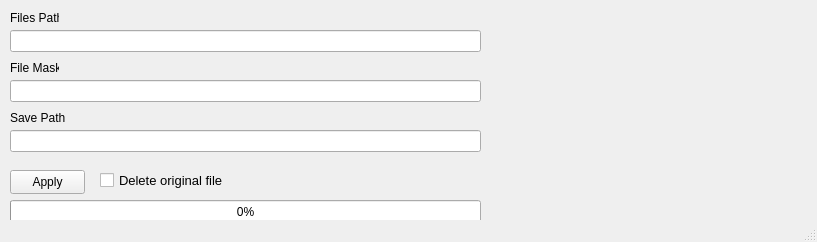
<?xml version="1.0" encoding="UTF-8"?>
<ui version="4.0">
 <class>MainWindow</class>
 <widget class="QMainWindow" name="MainWindow">
  <property name="geometry">
   <rect>
    <x>0</x>
    <y>0</y>
    <width>817</width>
    <height>242</height>
   </rect>
  </property>
  <property name="windowTitle">
   <string>MainWindow</string>
  </property>
  <widget class="QWidget" name="centralwidget">
   <widget class="QLabel" name="label">
    <property name="geometry">
     <rect>
      <x>10</x>
      <y>10</y>
      <width>49</width>
      <height>16</height>
     </rect>
    </property>
    <property name="text">
     <string>Files Path</string>
    </property>
   </widget>
   <widget class="QLineEdit" name="filesPathField">
    <property name="geometry">
     <rect>
      <x>10</x>
      <y>30</y>
      <width>471</width>
      <height>22</height>
     </rect>
    </property>
   </widget>
   <widget class="QLabel" name="label_2">
    <property name="geometry">
     <rect>
      <x>10</x>
      <y>60</y>
      <width>49</width>
      <height>16</height>
     </rect>
    </property>
    <property name="text">
     <string>File Mask</string>
    </property>
   </widget>
   <widget class="QLineEdit" name="filesMaskField">
    <property name="geometry">
     <rect>
      <x>10</x>
      <y>80</y>
      <width>471</width>
      <height>22</height>
     </rect>
    </property>
   </widget>
   <widget class="QPushButton" name="applyButton">
    <property name="geometry">
     <rect>
      <x>10</x>
      <y>170</y>
      <width>75</width>
      <height>24</height>
     </rect>
    </property>
    <property name="text">
     <string>Apply</string>
    </property>
   </widget>
   <widget class="QCheckBox" name="deleteOriginalFileBox">
    <property name="geometry">
     <rect>
      <x>100</x>
      <y>170</y>
      <width>161</width>
      <height>21</height>
     </rect>
    </property>
    <property name="font">
     <font>
      <pointsize>10</pointsize>
     </font>
    </property>
    <property name="mouseTracking">
     <bool>false</bool>
    </property>
    <property name="text">
     <string>Delete original file</string>
    </property>
   </widget>
   <widget class="QLineEdit" name="filesSaveField">
    <property name="geometry">
     <rect>
      <x>10</x>
      <y>130</y>
      <width>471</width>
      <height>22</height>
     </rect>
    </property>
   </widget>
   <widget class="QLabel" name="label_3">
    <property name="geometry">
     <rect>
      <x>10</x>
      <y>110</y>
      <width>61</width>
      <height>16</height>
     </rect>
    </property>
    <property name="text">
     <string>Save Path</string>
    </property>
   </widget>
   <widget class="QProgressBar" name="progressBar">
    <property name="geometry">
     <rect>
      <x>10</x>
      <y>200</y>
      <width>471</width>
      <height>23</height>
     </rect>
    </property>
    <property name="value">
     <number>0</number>
    </property>
   </widget>
  </widget>
  <widget class="QMenuBar" name="menubar">
   <property name="geometry">
    <rect>
     <x>0</x>
     <y>0</y>
     <width>817</width>
     <height>22</height>
    </rect>
   </property>
  </widget>
  <widget class="QStatusBar" name="statusbar"/>
 </widget>
 <resources/>
 <connections/>
</ui>
